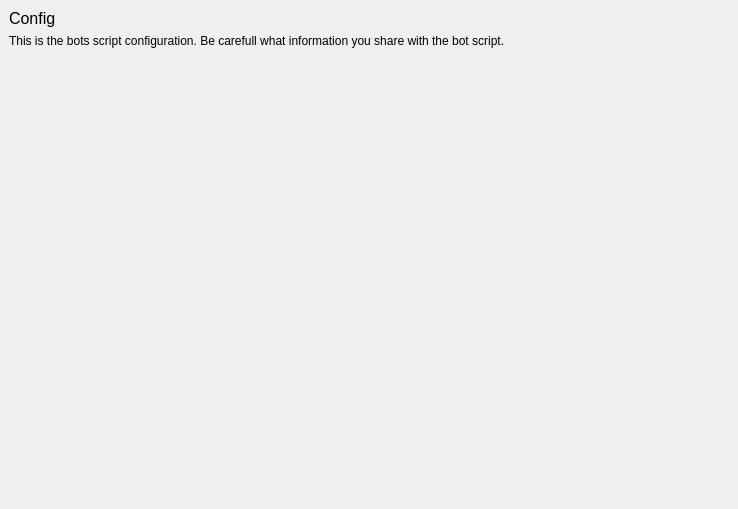
<?xml version="1.0" encoding="UTF-8"?>
<ui version="4.0">
 <class>BotConfigWidget</class>
 <widget class="QWidget" name="BotConfigWidget">
  <property name="geometry">
   <rect>
    <x>0</x>
    <y>0</y>
    <width>738</width>
    <height>509</height>
   </rect>
  </property>
  <property name="windowTitle">
   <string>Form</string>
  </property>
  <layout class="QVBoxLayout" name="verticalLayout">
   <property name="leftMargin">
    <number>0</number>
   </property>
   <property name="topMargin">
    <number>0</number>
   </property>
   <property name="rightMargin">
    <number>0</number>
   </property>
   <property name="bottomMargin">
    <number>0</number>
   </property>
   <item>
    <widget class="QScrollArea" name="scrollArea">
     <property name="frameShape">
      <enum>QFrame::NoFrame</enum>
     </property>
     <property name="widgetResizable">
      <bool>true</bool>
     </property>
     <widget class="QWidget" name="scrollAreaWidgetContents">
      <property name="geometry">
       <rect>
        <x>0</x>
        <y>0</y>
        <width>738</width>
        <height>509</height>
       </rect>
      </property>
      <layout class="QVBoxLayout" name="verticalLayout_2">
       <item>
        <widget class="QLabel" name="label">
         <property name="text">
          <string>&lt;html&gt;&lt;head/&gt;&lt;body&gt;&lt;p&gt;&lt;span style=&quot; font-size:12pt;&quot;&gt;Config&lt;/span&gt;&lt;/p&gt;&lt;/body&gt;&lt;/html&gt;</string>
         </property>
        </widget>
       </item>
       <item>
        <widget class="QLabel" name="label_2">
         <property name="text">
          <string>This is the bots script configuration. Be carefull what information you share with the bot script.</string>
         </property>
         <property name="wordWrap">
          <bool>true</bool>
         </property>
        </widget>
       </item>
       <item>
        <widget class="QWidget" name="config_container" native="true"/>
       </item>
       <item>
        <spacer name="verticalSpacer">
         <property name="orientation">
          <enum>Qt::Vertical</enum>
         </property>
         <property name="sizeHint" stdset="0">
          <size>
           <width>20</width>
           <height>40</height>
          </size>
         </property>
        </spacer>
       </item>
      </layout>
     </widget>
    </widget>
   </item>
  </layout>
 </widget>
 <resources/>
 <connections/>
</ui>
